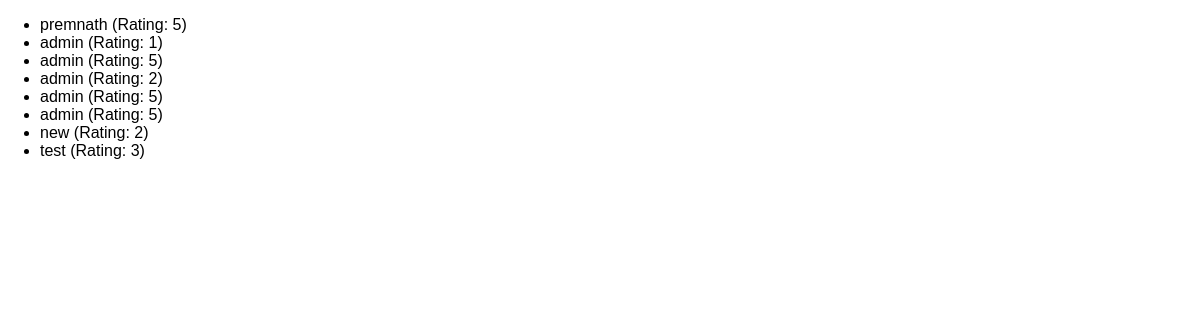
The app's page /reviews with its own data.
### reviews/models.py (models this page shows)
class Review(models.Model):
    user_name = models.CharField(max_length=100)
    review_text = models.TextField()
    rating = models.IntegerField()

### reviews/views.py (the view)
# urls.py: path("reviews", views.ReviewsListView.as_view()),
class ReviewsListView(ListView):
    template_name = "reviews/review_list.html"
    model = Review
    context_object_name = "reviews"
    def get_queryset(self):
        base =  super().get_queryset()
        return base

### reviews/templates/reviews/review_list.html (shortened to what this page needs)
{% extends "reviews/base.html" %}
{% block content %}
<ul>
    {% for review in reviews  %}
        <li>{{review.user_name}}  (Rating: {{review.rating}})</li>
    {% endfor %}
</ul>
{% endblock  %}

### reviews/templates/reviews/base.html (shortened to what this page needs)
{% load static %}
<!DOCTYPE html>
<html lang="en">
<head>
    <link rel="stylesheet" href="{% static "reviews/styles.css" %}">
</head>
<body>
    {% block content %}{% endblock  %}
</body>
</html>

### reviews/static/reviews/styles.css (style rules this page uses)
body { font-family: sans-serif; margin: 0; }

### records on screen
Review: user_name "premnath", rating "5"
Review: user_name "admin", rating "1"
Review: user_name "admin", rating "5"
Review: user_name "admin", rating "2"
Review: user_name "admin", rating "5"
Review: user_name "admin", rating "5"
Review: user_name "new", rating "2"
Review: user_name "test", rating "3"
